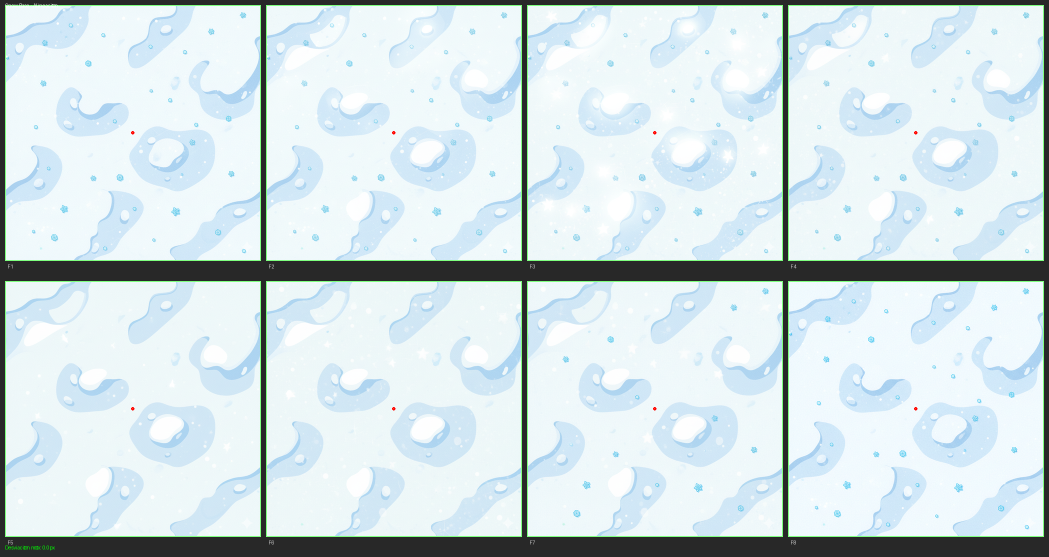
#> input picture utils/alignment_verification/base_alignment.png, 2098 x 1114 px (shown at 1/2 size)
$ python interpolate_frames.py alignment_verification/base_alignment.png 5
#> lines starting #> are read from the running program, lines starting #| are printed output that depends on the picture
#!/usr/bin/env python3
"""
interpolate_frames.py
Crea frames intermedios entre frames existentes para suavizar animaciones.
Usa interpolación lineal para crear transiciones suaves.
"""

from pathlib import Path
from PIL import Image
import sys

def interpolate_frames(input_path: Path, output_dir: Path, interpolation_steps: int = 1):
    """
    Crear frames intermedios entre frames existentes de un sprite sheet.

    Args:
        input_path: Sprite sheet horizontal de entrada
        output_dir: Directorio donde guardar frames individuales
        interpolation_steps: Número de frames intermedios entre cada par (1 = duplicar frames)
    """
#> called with interpolation_steps = 5
    print(f"\n{'='*70}")
    print(f"INTERPOLACIÓN DE FRAMES PARA ANIMACIÓN SUAVE")
    print(f"{'='*70}")
    print(f"Entrada:       {input_path.name}")
    print(f"Interpolación: {interpolation_steps} frame(s) intermedio(s)")
    print(f"{'='*70}\n")

    # Cargar sprite sheet
    img = Image.open(input_path)
#> img is the input picture: PIL image 2098x1114 RGBA; mean R, G, B, A 207.4, 222.7, 224.3, 253.2
    width, height = img.size
#> width = 2098; height = 1114

    # Detectar número de frames y tamaño
    # Asumiendo patrón: 8 frames de 512px + 7 separadores de 4px = 4124px
    frame_size = 512
    padding = 4
    num_frames = (width + padding) // (frame_size + padding)
#> num_frames = 4

    print(f"Sprite sheet: {width}×{height}px")
#| Sprite sheet: 2098×1114px
    print(f"Frames detectados: {num_frames}")
#| Frames detectados: 4
    print(f"Tamaño por frame: {frame_size}×{frame_size}px\n")

    # Extraer frames originales
    original_frames = []
    x = 0
    for i in range(num_frames):
        frame = img.crop((x, 0, x + frame_size, height))
        original_frames.append(frame)
        x += frame_size + padding
#> this loop made 4 passes
#> pass 1, in interpolate_frames, `frame = img.crop((x, 0, x + frame_size, height))`:
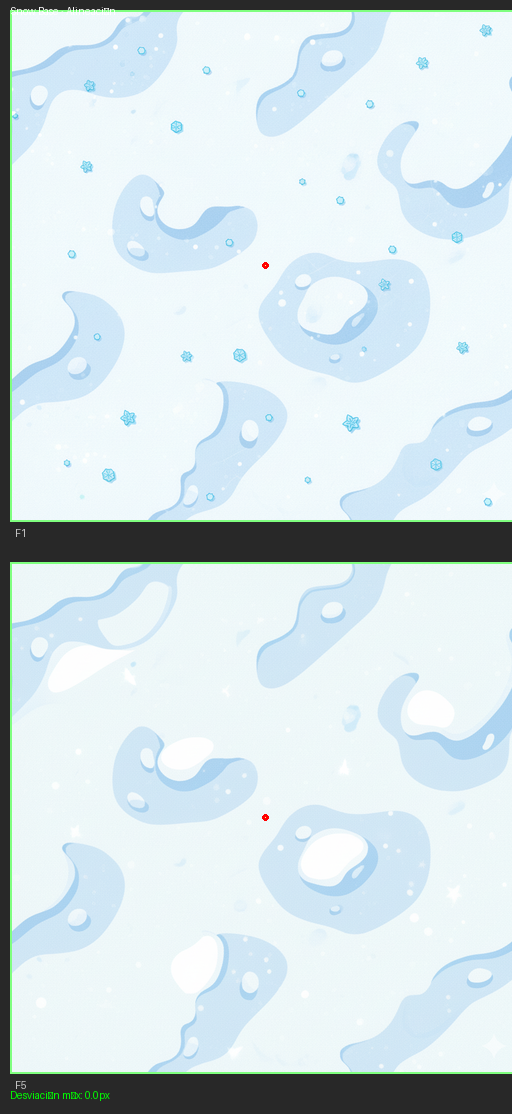
#> frame: PIL image 512x1114 RGBA; mean R, G, B, A 208.5, 223.2, 225.8, 253.7; transparent parts drawn white
#> pass 2, in interpolate_frames, `frame = img.crop((x, 0, x + frame_size, height))`:
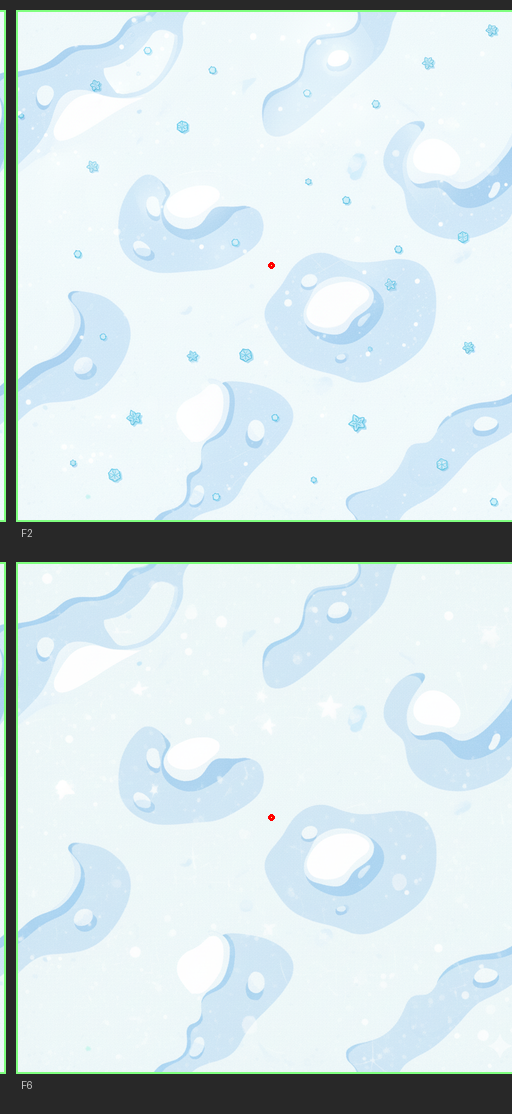
#> frame: PIL image 512x1114 RGBA; mean R, G, B, A 208.4, 223.5, 224.6, 253.2; transparent parts drawn white
#> pass 3, in interpolate_frames, `frame = img.crop((x, 0, x + frame_size, height))`:
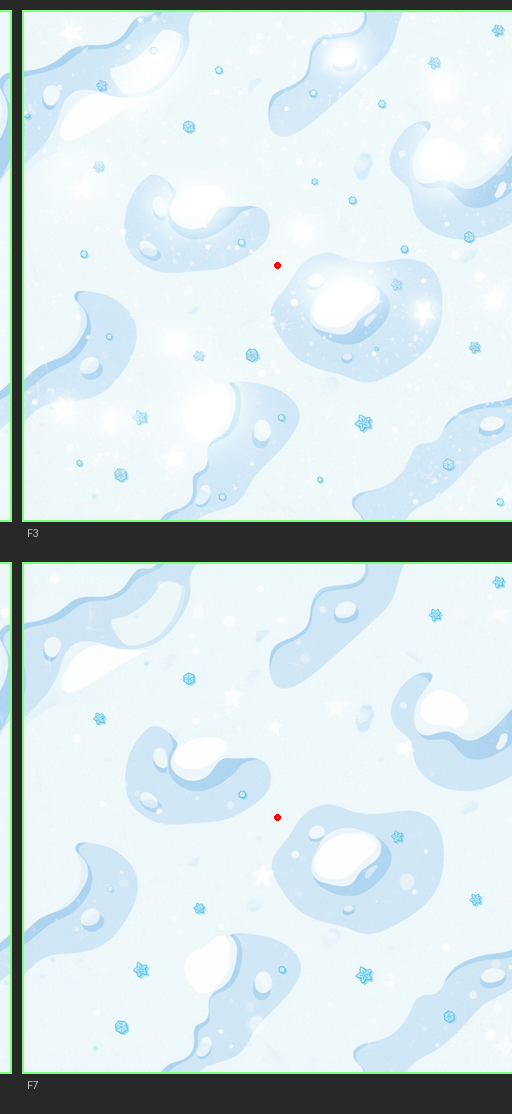
#> frame: PIL image 512x1114 RGBA; mean R, G, B, A 209, 223.7, 225, 253.2; transparent parts drawn white
#> after the loop, original_frames = 4 items; x = 2064

    print(f"Extrayendo {len(original_frames)} frames originales...")
#> (printed output is left out)

    # Crear frames interpolados
    interpolated_frames = []

    for i in range(len(original_frames)):
        # Añadir frame original
        interpolated_frames.append(original_frames[i])

        # Añadir frames intermedios (excepto después del último)
        if i < len(original_frames) - 1:
            frame_a = original_frames[i]
            frame_b = original_frames[i + 1]

            for step in range(1, interpolation_steps + 1):
                alpha = step / (interpolation_steps + 1)
                interpolated = Image.blend(frame_a, frame_b, alpha)
                interpolated_frames.append(interpolated)
#> this loop made 4 passes
#> pass 3, in interpolate_frames, `frame_b = original_frames[i + 1]`:
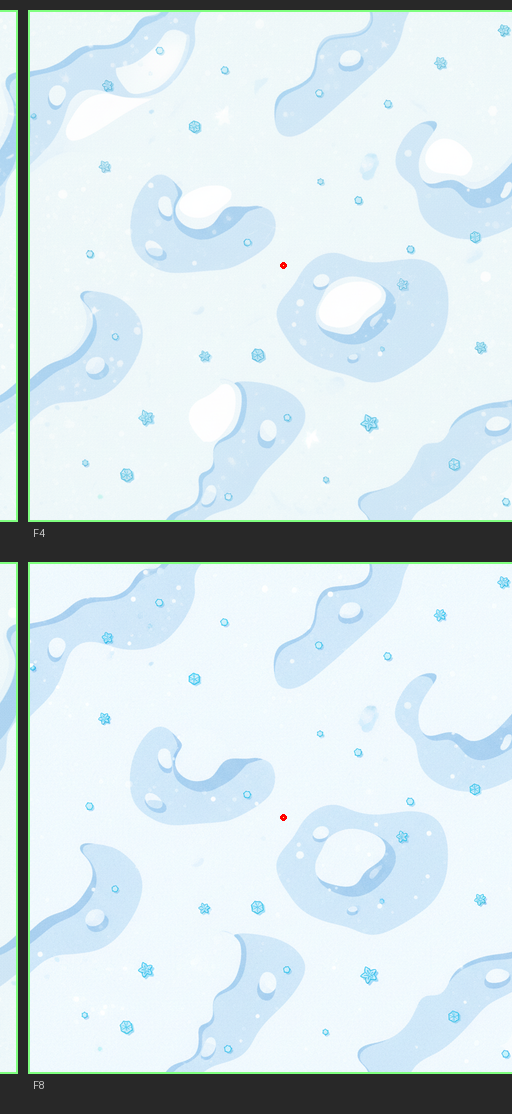
#> frame_b: PIL image 512x1114 RGBA; mean R, G, B, A 207.6, 223.3, 225.9, 253.2; transparent parts drawn white
#> after the loop, interpolated_frames = 19 items

    # Añadir interpolación entre último y primero (loop)
    frame_a = original_frames[-1]
    frame_b = original_frames[0]
    for step in range(1, interpolation_steps + 1):
        alpha = step / (interpolation_steps + 1)
        interpolated = Image.blend(frame_a, frame_b, alpha)
        interpolated_frames.append(interpolated)
#> this loop made 5 passes
#> pass 1, in interpolate_frames, `interpolated = Image.blend(frame_a, frame_b, alpha)`:
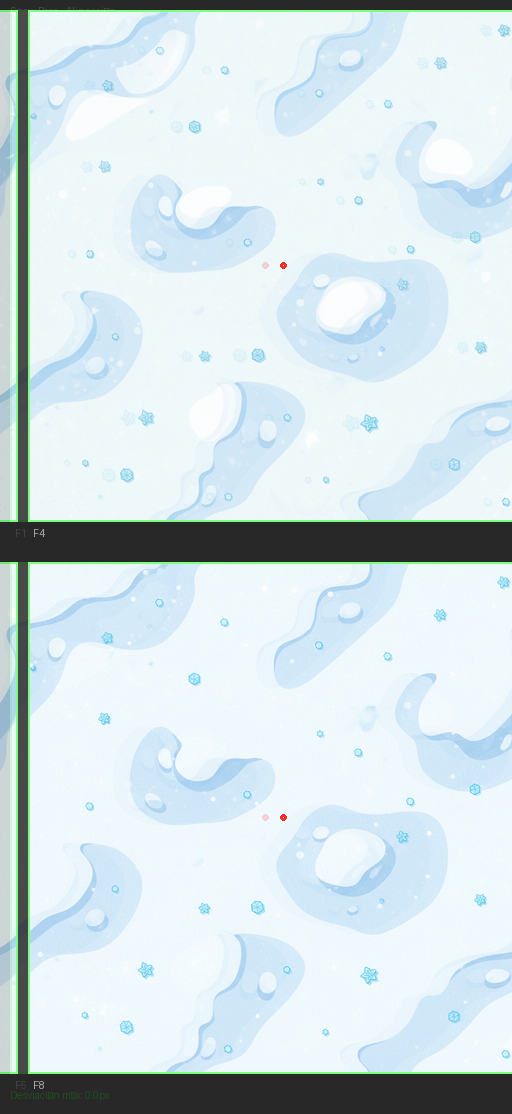
#> interpolated: PIL image 512x1114 RGBA; mean R, G, B, A 207.4, 222.9, 225.6, 253.3; transparent parts drawn white
#> pass 3, in interpolate_frames, `interpolated = Image.blend(frame_a, frame_b, alpha)`:
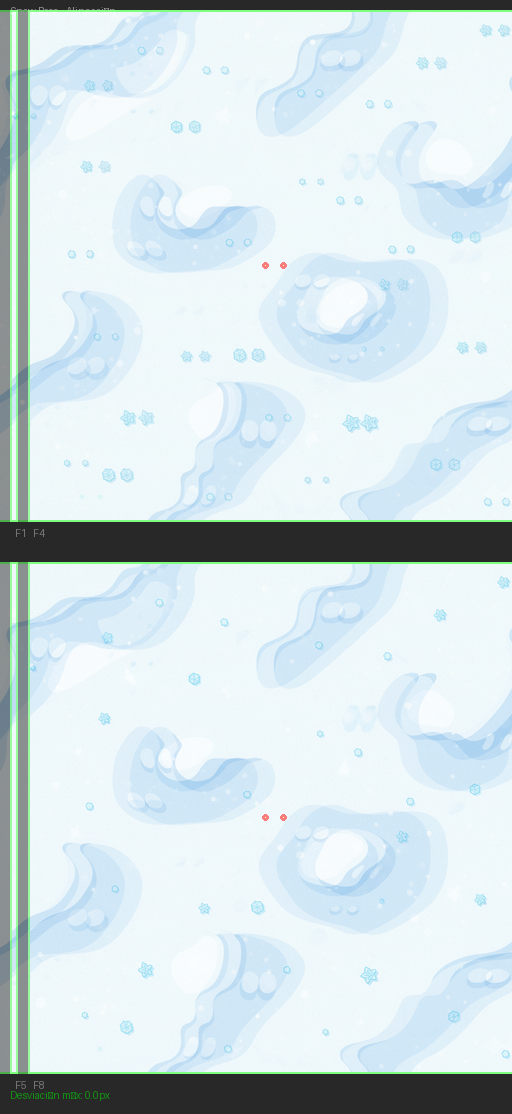
#> interpolated: PIL image 512x1114 RGBA; mean R, G, B, A 207.8, 223.1, 225.6, 253.4; transparent parts drawn white
#> after the loop, interpolated_frames = 24 items

    print(f"✓ Frames totales después de interpolar: {len(interpolated_frames)}")
#| ✓ Frames totales después de interpolar: 24
    print(f"  (Original: {num_frames}, Interpolados: {len(interpolated_frames) - num_frames})\n")
#|   (Original: 4, Interpolados: 20)

    # Crear nuevo sprite sheet
    total_frames = len(interpolated_frames)
#> total_frames = 24
    new_width = (frame_size * total_frames) + (padding * (total_frames - 1))
#> new_width = 12380
    new_spritesheet = Image.new('RGBA', (new_width, height), (0, 0, 0, 0))
#> new_spritesheet: PIL image 12380x1114 RGBA; every value is 0

    x = 0
    for i, frame in enumerate(interpolated_frames):
        new_spritesheet.paste(frame, (x, 0))
        x += frame_size + padding
#> this loop made 24 passes
#> x on passes 1 to 12: 516, 1032, 1548, 2064, 2580, 3096, 3612, 4128, 4644, 5160, 5676, 6192
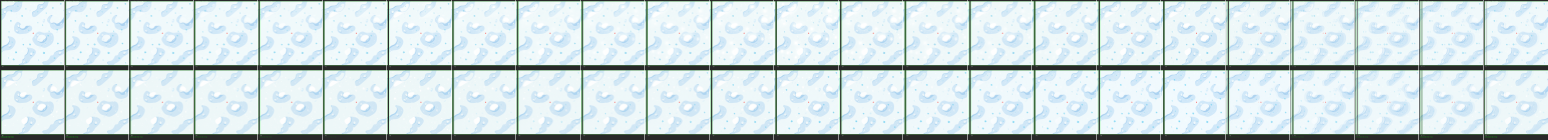
#> new_spritesheet: PIL image 12380x1114 RGBA (shown at 1/8 size); mean R, G, B, A 206.6, 221.5, 223.4, 251.4; transparent parts drawn white
#> after the loop, x = 12384

    # Guardar con nombre apropiado
    output_name = f"{input_path.stem.replace(f'_f{num_frames}_', f'_f{total_frames}_')}_smooth{input_path.suffix}"
#> output_name = 'base_alignment_smooth.png'
    output_path = output_dir / output_name

    new_spritesheet.save(output_path, 'PNG')

    print(f"✅ Sprite sheet suavizado creado:")
    print(f"   {output_path}")
#|    alignment_verification/base_alignment_smooth.png
    print(f"   Dimensiones: {new_width}×{height}px")
#|    Dimensiones: 12380×1114px
    print(f"   Frames: {total_frames}")
#|    Frames: 24
    print(f"\n{'='*70}\n")

    return output_path, total_frames

def main():
    if len(sys.argv) < 2:
        print("USO: python interpolate_frames.py <spritesheet.png> [steps]")
        print("\nEjemplos:")
        print("  python interpolate_frames.py lava_base_animated_sheet_f8_512.png")
        print("  python interpolate_frames.py lava_base_animated_sheet_f8_512.png 2")
        print("\nSteps: Número de frames intermedios entre cada par")
        print("  1 = duplica frames (8 → 16 frames)")
        print("  2 = triplica frames (8 → 24 frames)")
        print("  3 = cuadruplica frames (8 → 32 frames)")
        sys.exit(1)

    input_path = Path(sys.argv[1])
    steps = int(sys.argv[2]) if len(sys.argv) > 2 else 1

    if not input_path.exists():
        print(f"ERROR: Archivo no encontrado: {input_path}")
        sys.exit(1)

    output_dir = input_path.parent
    interpolate_frames(input_path, output_dir, steps)

if __name__ == "__main__":
    main()
